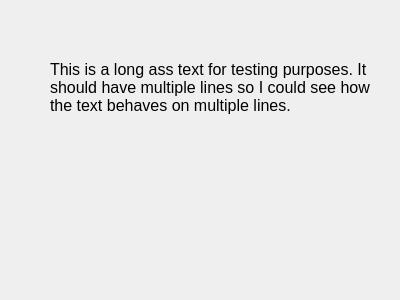
<?xml version="1.0" encoding="UTF-8"?>
<ui version="4.0">
 <class>DeleteChampionshipWindow</class>
 <widget class="QDialog" name="DeleteChampionshipWindow">
  <property name="geometry">
   <rect>
    <x>0</x>
    <y>0</y>
    <width>400</width>
    <height>300</height>
   </rect>
  </property>
  <property name="windowTitle">
   <string>Delete Championship</string>
  </property>
  <widget class="QDialogButtonBox" name="buttonBox">
   <property name="geometry">
    <rect>
     <x>30</x>
     <y>240</y>
     <width>341</width>
     <height>32</height>
    </rect>
   </property>
   <property name="orientation">
    <enum>Qt::Horizontal</enum>
   </property>
   <property name="standardButtons">
    <set>QDialogButtonBox::NoButton</set>
   </property>
  </widget>
  <widget class="QLabel" name="label">
   <property name="geometry">
    <rect>
     <x>50</x>
     <y>60</y>
     <width>321</width>
     <height>151</height>
    </rect>
   </property>
   <property name="font">
    <font>
     <pointsize>12</pointsize>
    </font>
   </property>
   <property name="text">
    <string>This is a long ass text for testing purposes. It should have multiple lines so I could see how the text behaves on multiple lines.</string>
   </property>
   <property name="textFormat">
    <enum>Qt::AutoText</enum>
   </property>
   <property name="alignment">
    <set>Qt::AlignLeading|Qt::AlignLeft|Qt::AlignTop</set>
   </property>
   <property name="wordWrap">
    <bool>true</bool>
   </property>
  </widget>
 </widget>
 <resources/>
 <connections>
  <connection>
   <sender>buttonBox</sender>
   <signal>accepted()</signal>
   <receiver>DeleteChampionshipWindow</receiver>
   <slot>accept()</slot>
   <hints>
    <hint type="sourcelabel">
     <x>248</x>
     <y>254</y>
    </hint>
    <hint type="destinationlabel">
     <x>157</x>
     <y>274</y>
    </hint>
   </hints>
  </connection>
  <connection>
   <sender>buttonBox</sender>
   <signal>rejected()</signal>
   <receiver>DeleteChampionshipWindow</receiver>
   <slot>reject()</slot>
   <hints>
    <hint type="sourcelabel">
     <x>316</x>
     <y>260</y>
    </hint>
    <hint type="destinationlabel">
     <x>286</x>
     <y>274</y>
    </hint>
   </hints>
  </connection>
 </connections>
</ui>
